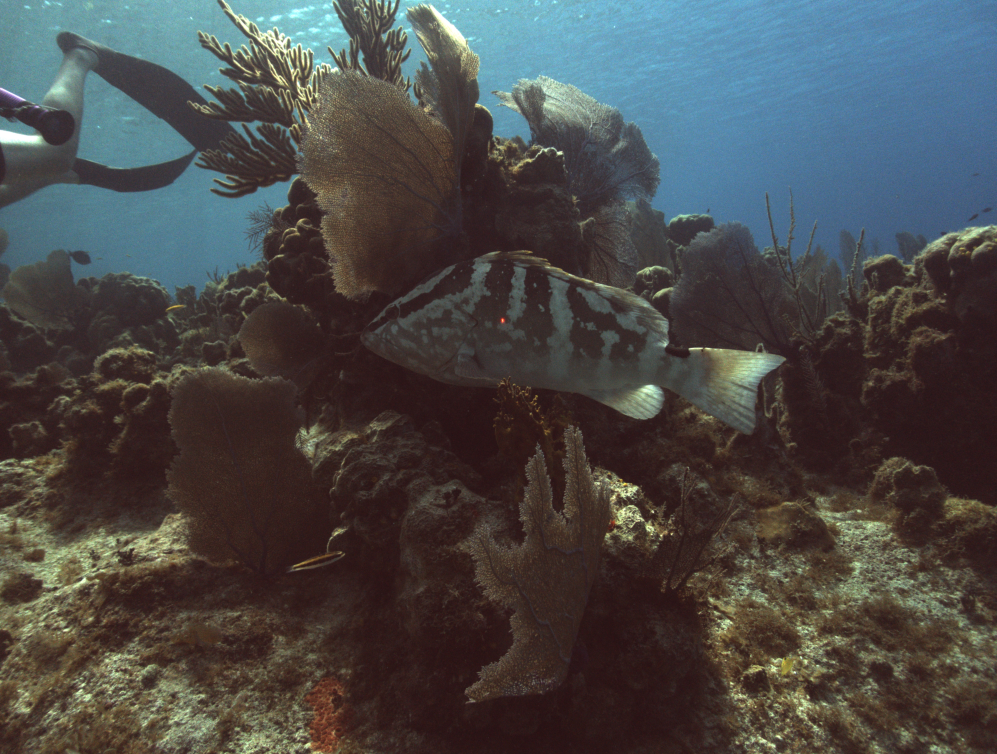
#> input picture e4e-data/0a00c5958d9d70c7e67ed3862fa3b09c.JPG, 3987 x 3016 px (shown at 1/4 size); its folder holds only this picture in this run
$ jupyter execute star-centroid.ipynb
#> lines starting #> are read from the running program, lines starting #| are printed output that depends on the picture
### fgf_full.py
"""
Stage 4: Full Fast Gaussian Fitting (FGF) from Wan et al. 2018
"Star Centroiding Based on Fast Gaussian Fitting for Star Sensors"

Implements the complete two-pass algorithm from Section 2.4:
  Pass 1: rough FGF on top-N pixels -> estimate Gaussian params -> per-pixel SNR
  Pass 2: reselect pixels with SNR > T -> accurate FGF

The closed-form solver uses the log-intensity linear least-squares formulation
from Equations 12-17 of the paper.
"""

import numpy as np


def _build_coordinates(h, w):
    """Return (x_grid, y_grid) meshgrids for a (h, w) patch."""
    return np.meshgrid(np.arange(w, dtype=np.float64),
                       np.arange(h, dtype=np.float64))


def _solve_fgf_linear(pixels_x, pixels_y, pixels_I):
    """
    Closed-form Fast Gaussian Fitting via linear least squares.

    Solves Equations 14-17 from the paper:
        min_{m,n,p,q,k} sum_i [m*I_i*x_i^2 + n*I_i*y_i^2
                                + p*I_i*x_i + q*I_i*y_i
                                + k*I_i + I_i*ln(I_i)]^2

    where m = 1/(2*sx^2), n = 1/(2*sy^2), p = -xc/sx^2, q = -yc/sy^2,
          k = xc^2/(2*sx^2) + yc^2/(2*sy^2) - ln(A)

    Returns (xc, yc, sigma_x, sigma_y, A) or None if solver fails.
    """
    I = pixels_I.copy()
    I = np.maximum(I, 1e-10)  # avoid log(0)

    x = pixels_x
    y = pixels_y

    Ix2 = I * x * x
    Iy2 = I * y * y
    Ix = I * x
    Iy = I * y
    IlnI = I * np.log(I)

    # Build the 5-column design matrix A and target vector b
    # h_i = m*I*x^2 + n*I*y^2 + p*I*x + q*I*y + k*I + I*ln(I) = 0
    # Rearrange: [I*x^2, I*y^2, I*x, I*y, I] * [m,n,p,q,k]^T = -I*ln(I)
    A_mat = np.column_stack([Ix2, Iy2, Ix, Iy, I])
    b_vec = -IlnI

    try:
        result, residuals, rank, sv = np.linalg.lstsq(A_mat, b_vec, rcond=None)
    except np.linalg.LinAlgError:
        return None

    m, n, p, q, k = result

    if m <= 0 or n <= 0:
        return None

    # Recover Gaussian parameters (Eq 17)
    xc = -p / (2 * m)
    yc = -q / (2 * n)
    sigma_x = 1.0 / np.sqrt(2 * m)
    sigma_y = 1.0 / np.sqrt(2 * n)
    A = np.exp(p ** 2 / (4 * m) + q ** 2 / (4 * n) - k)

    if sigma_x <= 0 or sigma_y <= 0 or A <= 0:
        return None
    if np.isnan(xc) or np.isnan(yc):
        return None

    return xc, yc, sigma_x, sigma_y, A


def _weighted_centroid(pixels_x, pixels_y, pixels_I):
    """Fallback: simple intensity-weighted centroid (like the original fgf)."""
    W = pixels_I.sum()
    if W < 1e-10:
        return np.mean(pixels_x), np.mean(pixels_y), 1.0, 1.0, 0.0

    xc = np.dot(pixels_I, pixels_x) / W
    yc = np.dot(pixels_I, pixels_y) / W
    sx = np.sqrt(np.dot(pixels_I, (pixels_x - xc) ** 2) / W)
    sy = np.sqrt(np.dot(pixels_I, (pixels_y - yc) ** 2) / W)
    sx = max(sx, 0.5)
    sy = max(sy, 0.5)
    A = pixels_I.max()
    return xc, yc, sx, sy, A


def fgf_full(image, n_init=5, snr_threshold=3.0):
    """
    Full two-pass FGF algorithm from Section 2.4 of the paper.

    Parameters
    ----------
    image : np.ndarray (H, W)  grayscale patch, float, values in [0, 1]
    n_init : int                number of brightest pixels for initial pass
    snr_threshold : float       SNR threshold T for pixel reselection (paper: T=3)

    Returns
    -------
    xc, yc : float       sub-pixel centroid coordinates in patch
    sigma_x, sigma_y : float   Gaussian widths
    A : float             amplitude
    confidence : float    quality metric in [0, 1]
    """
    h, w = image.shape
    x_grid, y_grid = _build_coordinates(h, w)
    x_flat = x_grid.flatten()
    y_flat = y_grid.flatten()
    I_flat = image.flatten().astype(np.float64)

    # ---------------------------------------------------------------
    # Pass 1: Initial selection of pixels (top-N by intensity)
    # ---------------------------------------------------------------
    top_idx = np.argsort(I_flat)[-n_init:]
    init_x = x_flat[top_idx]
    init_y = y_flat[top_idx]
    init_I = I_flat[top_idx]

    result1 = _solve_fgf_linear(init_x, init_y, init_I)
    if result1 is None:
        result1 = _weighted_centroid(init_x, init_y, init_I)

    xc1, yc1, sx1, sy1, A1 = result1

    # ---------------------------------------------------------------
    # Estimate per-pixel noise and SNR (Equations 18-20)
    # ---------------------------------------------------------------
    S_hat = A1 * np.exp(
        -((x_flat - xc1) ** 2) / (2 * sx1 ** 2)
        - ((y_flat - yc1) ** 2) / (2 * sy1 ** 2)
    )
    N_hat = I_flat - S_hat  # Eq 19
    snr = np.abs(S_hat / (np.abs(N_hat) + 1e-10))  # Eq 20

    # ---------------------------------------------------------------
    # Pass 2: Reselect pixels with SNR > T (Eq 21)
    # ---------------------------------------------------------------
    snr_mask = snr > snr_threshold
    # Also require positive intensity
    valid_mask = snr_mask & (I_flat > 1e-10)

    if valid_mask.sum() < 5:
        # Fall back: use top-N brightest in a 3-sigma window around pass-1 center
        dist_mask = (
            (np.abs(x_flat - xc1) < 3 * sx1) &
            (np.abs(y_flat - yc1) < 3 * sy1) &
            (I_flat > 1e-10)
        )
        if dist_mask.sum() >= 5:
            valid_mask = dist_mask
        else:
            valid_mask = I_flat > np.percentile(I_flat, 80)

    sel_x = x_flat[valid_mask]
    sel_y = y_flat[valid_mask]
    sel_I = I_flat[valid_mask]

    result2 = _solve_fgf_linear(sel_x, sel_y, sel_I)
    if result2 is None:
        result2 = _weighted_centroid(sel_x, sel_y, sel_I)

    xc2, yc2, sx2, sy2, A2 = result2

    # ---------------------------------------------------------------
    # Confidence scoring
    # ---------------------------------------------------------------
    confidence = _compute_confidence(image, xc2, yc2, sx2, sy2, A2)

    return xc2, yc2, sx2, sy2, A2, confidence


def _compute_confidence(image, xc, yc, sx, sy, A):
    """
    Compute a quality/confidence metric for the fit.

    Based on:
    - Goodness of fit (R-squared)
    - Peak SNR of the fitted spot vs background
    - Compactness (sigma reasonableness and aspect ratio)
    """
    h, w = image.shape
    x_grid, y_grid = _build_coordinates(h, w)

    fitted = A * np.exp(
        -((x_grid - xc) ** 2) / (2 * sx ** 2)
        - ((y_grid - yc) ** 2) / (2 * sy ** 2)
    )
    residual = image - fitted
    ss_res = np.sum(residual ** 2)
    ss_tot = np.sum((image - image.mean()) ** 2) + 1e-10
    r_squared = max(0, 1.0 - ss_res / ss_tot)

    bg_mask = fitted < 0.1 * A
    if bg_mask.sum() > 0:
        bg_std = image[bg_mask].std() + 1e-10
        peak_snr = A / bg_std
    else:
        peak_snr = A / (image.std() + 1e-10)
    snr_score = min(1.0, peak_snr / 20.0)

    min_dim = min(h, w)
    sigma_score = 1.0
    # Laser dots should be compact relative to patch size
    if sx > min_dim / 4 or sy > min_dim / 4:
        sigma_score *= 0.3
    elif sx > min_dim / 6 or sy > min_dim / 6:
        sigma_score *= 0.6
    if sx < 0.3 or sy < 0.3:
        sigma_score *= 0.5
    # Penalize extreme aspect ratios (laser dots are roughly circular)
    aspect = max(sx, sy) / (min(sx, sy) + 1e-10)
    if aspect > 5:
        sigma_score *= 0.3
    elif aspect > 3:
        sigma_score *= 0.6

    confidence = (0.45 * r_squared + 0.35 * snr_score +
                  0.20 * sigma_score)
    return float(np.clip(confidence, 0, 1))


# [35 lines left out: function fgf_simple, not called in this run]

### star-centroid.ipynb
## ROI-first star centroiding on fish crops

This notebook resets the workflow around a fish ROI instead of searching the whole frame.

1. Pick one image.
2. Define a fish ROI manually on the resized image.
3. Expand that ROI and crop into the fish region.
4. Build a laser-likelihood map only inside the crop.
5. Run **FGF / star centroiding** on the brightest crop-local patch.
6. Map the centroid back to full-image coordinates.

This notebook intentionally starts with a **manual fish ROI** so we can validate the ROI-first idea before adding a fish detector model.

[cell 1]
import sys
from pathlib import Path

import cv2
import numpy as np
import matplotlib.pyplot as plt
from matplotlib.patches import Rectangle
from PIL import Image

ROOT = Path.cwd().resolve()
if str(ROOT) not in sys.path:
    sys.path.insert(0, str(ROOT))

DATA_DIR = ROOT / "e4e-data"
MAX_SIDE = 1600
ROI_PAD_FRAC = 0.15
PATCH_PAD = 18
LASER_COLOR = "auto"  # "auto", "red", or "green"

# Change this file name to work on a different image.
SELECTED_FILE = "00a1a8e5c7d5f70fc791667eef155bbb.JPG"

# Manual fish ROIs on the resized image, as (x0, y0, x1, y1).
# Edit or add entries here as you inspect more frames.
ROI_PRESETS = {
    "00a1a8e5c7d5f70fc791667eef155bbb.JPG": (430, 250, 620, 430),
}

paths = sorted(DATA_DIR.glob("*.[jJ][pP][gG]")) + sorted(DATA_DIR.glob("*.[jJ][pP][eE][gG]"))
selected_path = next((p for p in paths if p.name == SELECTED_FILE), None)

print(f"ROOT={ROOT}")
print(f"Found {len(paths)} images in {DATA_DIR} (MAX_SIDE={MAX_SIDE})")
for p in paths:
    print(" ", p.name)

if selected_path is None and paths:
    selected_path = paths[0]
    print(f"\nSELECTED_FILE was not found, falling back to {selected_path.name}")
elif selected_path is not None:
    print(f"\nSelected image: {selected_path.name}")

### 1) Synthetic sanity check

Before touching real fish crops, confirm that `fgf_full` still recovers the center of a simple Gaussian spot.

[cell 2]
from fgf_full import fgf_full


def make_gaussian_patch(h=64, w=64, xc_true=31.7, yc_true=28.2, sx=2.1, sy=1.9, A=0.95, noise=0.02, seed=0):
    rng = np.random.default_rng(seed)
    y, x = np.mgrid[0:h, 0:w].astype(np.float64)
    g = A * np.exp(-((x - xc_true) ** 2) / (2 * sx**2) - ((y - yc_true) ** 2) / (2 * sy**2))
    g = np.clip(g + rng.normal(0, noise, g.shape), 0, 1)
    return g.astype(np.float32), float(xc_true), float(yc_true)


syn, tx, ty = make_gaussian_patch()
xc, yc, sx, sy, A, conf = fgf_full(syn.astype(np.float64))
err = float(np.hypot(xc - tx, yc - ty))

print(f"True center: ({tx:.3f}, {ty:.3f})")
print(f"FGF center:  ({xc:.3f}, {yc:.3f})  sigma=({sx:.3f}, {sy:.3f})  conf={conf:.3f}")
print(f"Pixel error: {err:.4f}")

fig, ax = plt.subplots(figsize=(5, 4))
ax.imshow(syn, cmap="magma", origin="upper")
ax.plot(tx, ty, "c+", ms=14, mew=2, label="true")
ax.plot(xc, yc, "yo", ms=8, mfc="none", mew=2, label="FGF")
ax.legend(loc="lower right", fontsize=9)
ax.set_title("Synthetic Gaussian + FGF centroid")
ax.axis("off")
plt.tight_layout()
plt.show()
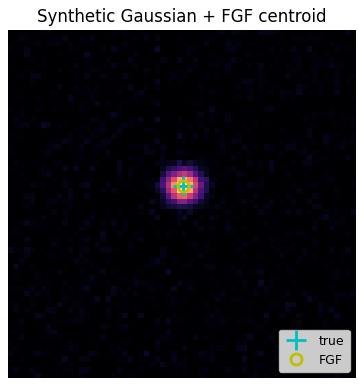
#> figure drawn by matplotlib, 1 panel

### 2) Pick one image and define the fish ROI

The ROI is a manual fish box on the **resized image** in `(x0, y0, x1, y1)` form. Edit `ROI_PRESETS` above until the rectangle cleanly covers the fish body, then rerun the next cell.

[cell 3]
def load_image(path):
    bgr = cv2.imread(str(path), cv2.IMREAD_COLOR)
#> bgr is the input picture: shape (3016, 3987, 3); mean B, G, R 73.5, 73.9, 74.1
    if bgr is not None:
        return bgr

    with Image.open(path) as img:
        rgb = img.convert("RGB")
    return cv2.cvtColor(np.array(rgb), cv2.COLOR_RGB2BGR)


def resize_long_edge(bgr, max_side):
#> called with max_side = 1600
    if max_side is None:
        return bgr
    h, w = bgr.shape[:2]
#> h = 3016; w = 3987
    longest = max(h, w)
#> longest = 3987
    if longest <= max_side:
        return bgr
    scale = max_side / longest
#> scale = 0.401
    return cv2.resize(
        bgr,
        (int(round(w * scale)), int(round(h * scale))),
        interpolation=cv2.INTER_AREA,
    )


if selected_path is None:
    print("No images were found in e4e-data/.")
else:
    selected_bgr = resize_long_edge(load_image(selected_path), MAX_SIDE)
    selected_rgb = cv2.cvtColor(selected_bgr, cv2.COLOR_BGR2RGB)
    FISH_ROI = ROI_PRESETS.get(selected_path.name)

    print(f"Selected image shape: {selected_bgr.shape[1]} x {selected_bgr.shape[0]}")
#| Selected image shape: 1600 x 1210
    print(f"Fish ROI preset: {FISH_ROI}")

    fig, ax = plt.subplots(figsize=(10, 7))
    ax.imshow(selected_rgb)
    ax.set_title(selected_path.name)
    if FISH_ROI is not None:
        x0, y0, x1, y1 = FISH_ROI
        rect = Rectangle((x0, y0), x1 - x0, y1 - y0, fill=False, ec="yellow", lw=2)
        ax.add_patch(rect)
        ax.text(x0, max(0, y0 - 10), "fish ROI", color="yellow", fontsize=10, weight="bold")
    else:
        ax.text(20, 30, "Add this image to ROI_PRESETS", color="yellow", fontsize=11, weight="bold")
    ax.axis("off")
    plt.tight_layout()
    plt.show()
